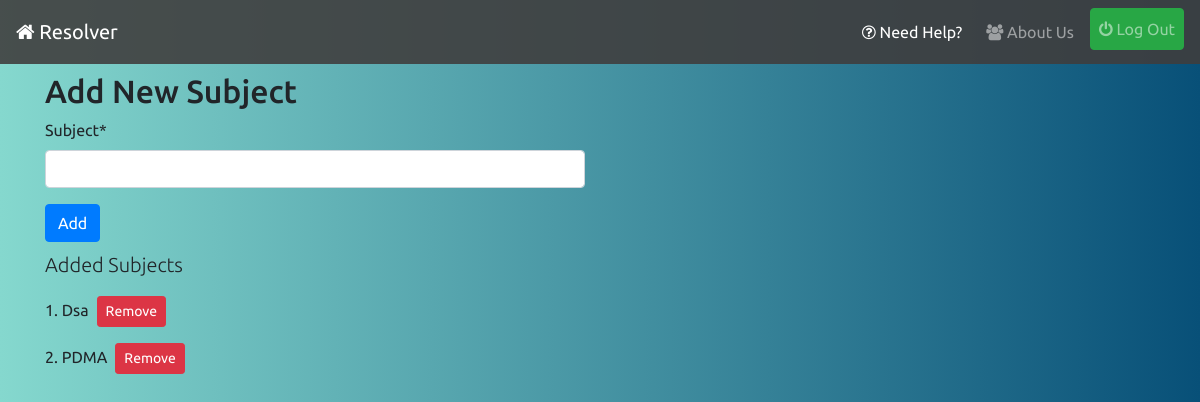
The app's page /info-list/add-subject/ (signed in), older data.
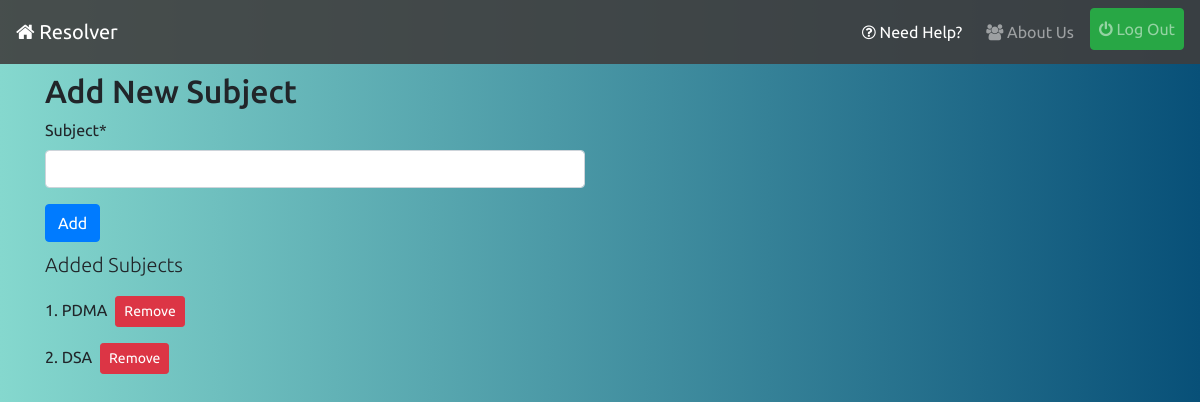
The same page, newer data.
### infolist/models.py (models this page shows, shortened)
class Subject(models.Model):
    subject = models.CharField(max_length=56)
    department = models.CharField(max_length=20,blank=True)
    year = models.CharField(max_length=4,blank=True)

### infolist/views.py (the view, shortened to what this page needs)
# urls.py: path('add-subject/',views.info_list_add_subject_view,name='add-subject'),
@login_required
def info_list_add_subject_view(request):
    if(not request.user.info.is_cr):
        raise PermissionDenied
    form = SubjectForm()
    subjects = Subject.objects.filter(department=request.user.info.department,year=request.user.info.join_year)
    return render(request,'infolist/add-subject.html',{'form':form,'subjects':subjects})

### infolist/forms.py
class SubjectForm(forms.ModelForm):
    class Meta:
        model = Subject
        fields = ['subject']

### reporter/context-processors.py (called while the page is built)
def pending_issue_list_context(request):
    if request.user.is_superuser:
        return {}
    pending=-1
    if request.user.is_authenticated:
        pending = Report.objects.filter(active=False,department=request.user.info.department,year=request.user.info.join_year,resolved=False).count()
    return {"pending_issue_count":pending}

def resolved_issue_list_context(request):
    if request.user.is_superuser:
        return {}
    resolved=-1
    if request.user.is_authenticated:
        resolved = Report.objects.filter(active=False,department=request.user.info.department,year=request.user.info.join_year,resolved=True).count()
    return {"resolved_issue_count":resolved}

def pending_contact_list_context(request):
    if request.user.is_superuser:
        return {}
    pending=-1
    if request.user.is_authenticated:
        pending = ContactList.objects.filter(department=request.user.info.department,year=request.user.info.join_year,approved=False).count()
    return {"pending_contact_count":pending}

### infolist/templates/infolist/add-subject.html (shortened to what this page needs)
{% extends 'base.html' %}
{% load crispy_forms_tags %}
{% block content %}
<h2 class="mt-2">Add New Subject</h2>
<div class="row">
    <div class="col-lg-6 col-md-8 col-sm-12">
        <form action="{% url 'infolist:add-subject' %}" method="post">
            {{form|crispy}}
            <input class="btn btn-primary" type="submit" value="Add">
        </form>
    </div>
</div>
<div class="row">
    <div class="col-lg-6 col-md-8 col-sm-12">
        <p class="lead mt-2">Added Subjects</p>
        {% for object in subjects %}
        <div>
            <p><span>{{forloop.counter}}.</span> {{object.subject}}<a class="btn btn-danger btn-sm ml-2" href="{% url 'infolist:delete-subject' object.id %}">Remove</a></p>
        </div>
        {% empty %}
            <p>No Subjects Added yet!</p>
        {% endfor %}
    </div>
</div>
{% endblock %}

Row changes from the older to the newer data that the page shows:
removed Subject: subject "Dsa"
added Subject: subject "DSA"
